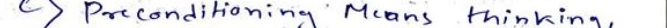
#> input picture backup_legacy/line_crops/IMG-20260314-WA0049/0001.png, 667 x 28 px; its folder holds only this picture in this run
$ python -i segment_lines.py   (imports and definitions only)
#> lines starting #> are read from the running program, lines starting #| are printed output that depends on the picture; after the words box and inside, x2 and y2 are one past the last pixel; in counts of white or black regions, pixels touching at a corner belong together
#> further down, picture is the input picture: shape (28, 667, 3); mean B, G, R 235.6, 231.3, 231.6
"""
segment_lines.py
----------------
Reads every image from dataset/, auto-rotates it, then detects individual
text lines using a horizontal projection profile (sum of dark pixels per row).

Outputs:
  dataset/line_crops/<image_stem>/<line_num>.png  — one PNG per detected line
  dataset/labels.csv                              — CSV with image_path,text
                                                    (text column left blank)

Run from the project root:
    python src/data_prep/segment_lines.py
"""

import os
import sys
import cv2
import numpy as np
import csv
from pathlib import Path

# Allow importing preprocess from src/
sys.path.insert(0, str(Path(__file__).resolve().parents[1]))
from preprocess import preprocess_image

DATASET_DIR  = Path(__file__).resolve().parents[2] / "dataset"
CROPS_DIR    = DATASET_DIR / "line_crops"
LABELS_CSV   = DATASET_DIR / "labels.csv"

# ── Tuning knobs ────────────────────────────────────────────────────────────
MIN_LINE_HEIGHT   = 20    # pixels — ignore very thin bands (noise)
MAX_LINE_HEIGHT   = 200   # pixels — ignore huge bands (whole-page blobs)
VALLEY_THRESHOLD  = 0.08  # fraction of max projection where a row is "empty"
PAD               = 4     # padding added above/below each crop
# ────────────────────────────────────────────────────────────────────────────


def binarize(img_bgr):
    """Convert to grayscale + Otsu threshold. Returns binary image (0/255)."""
    gray  = cv2.cvtColor(img_bgr, cv2.COLOR_BGR2GRAY)
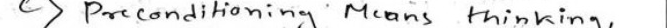
#> gray: shape (28, 667); min 2, max 255, mean 231.9
    blur  = cv2.GaussianBlur(gray, (5, 5), 0)
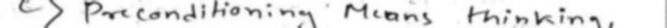
#> blur: shape (28, 667); min 27, max 255, mean 231.9
    _, bw = cv2.threshold(blur, 0, 255, cv2.THRESH_BINARY_INV + cv2.THRESH_OTSU)
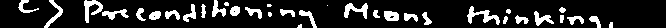
#> bw: shape (28, 667); 14.6% white; 35 white regions (5 under 20 px), largest, box (x1, y1, x2, y2) and area: (467, 6, 500, 25) 225, (84, 0, 103, 23) 197, (344, 3, 368, 19) 181
    return bw


def horizontal_projection(bw):
    """Sum dark (foreground) pixels across each row. Returns 1D array."""
    return bw.sum(axis=1).astype(np.float32)


# [93 lines left out: functions find_line_bounds, segment_image, main, not called in this run]


# [2 lines not run here, left out]

>>> import cv2
>>> picture = cv2.imread('../../line_crops/IMG-20260314-WA0049/0001.png')
>>> result = binarize(picture)

$ run again, on backup_legacy/line_crops/IMG-20260314-WA0049/0002.png
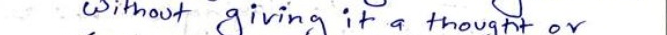
#> input picture backup_legacy/line_crops/IMG-20260314-WA0049/0002.png, 667 x 35 px
#> picture is the input picture: shape (35, 667, 3); mean B, G, R 238.4, 234.8, 234.9
#> in binarize, `blur  = cv2.GaussianBlur(gray, (5, 5), 0)`:
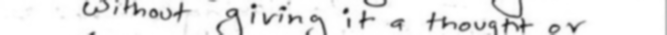
#> blur: shape (35, 667); min 38, max 255, mean 235.3
#> in binarize, `_, bw = cv2.threshold(blur, 0, 255, cv2.THRESH_BINARY_INV + cv2.THRESH..`:
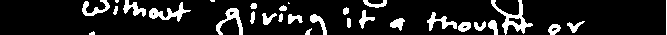
#> bw: shape (35, 667); 12.8% white; 30 white regions (4 under 20 px), largest, box (x1, y1, x2, y2) and area: (491, 0, 533, 35) 414, (149, 2, 191, 22) 294, (216, 8, 243, 35) 265

$ run again, on backup_legacy/line_crops/IMG-20260314-WA0049/0003.png
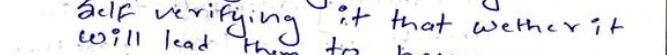
#> input picture backup_legacy/line_crops/IMG-20260314-WA0049/0003.png, 667 x 55 px
#> picture is the input picture: shape (55, 667, 3); mean B, G, R 238.7, 235.2, 235.5
#> in binarize, `blur  = cv2.GaussianBlur(gray, (5, 5), 0)`:
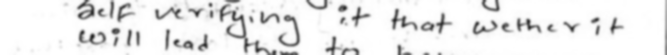
#> blur: shape (55, 667); min 38, max 255, mean 235.8
#> in binarize, `_, bw = cv2.threshold(blur, 0, 255, cv2.THRESH_BINARY_INV + cv2.THRESH..`:
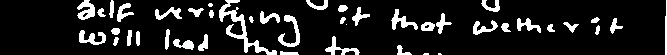
#> bw: shape (55, 667); 12.2% white; 43 white regions (4 under 20 px), largest, box (x1, y1, x2, y2) and area: (219, 0, 277, 55) 633, (278, 15, 300, 47) 253, (77, 0, 95, 20) 223

$ run again, on backup_legacy/line_crops/IMG-20260314-WA0049/0004.png
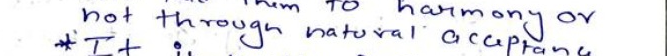
#> input picture backup_legacy/line_crops/IMG-20260314-WA0049/0004.png, 667 x 56 px
#> picture is the input picture: shape (56, 667, 3); mean B, G, R 239, 235.4, 235.5
#> in binarize, `blur  = cv2.GaussianBlur(gray, (5, 5), 0)`:
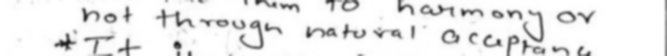
#> blur: shape (56, 667); min 29, max 255, mean 235.9
#> in binarize, `_, bw = cv2.threshold(blur, 0, 255, cv2.THRESH_BINARY_INV + cv2.THRESH..`:
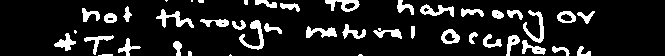
#> bw: shape (56, 667); 12.8% white; 44 white regions (8 under 20 px), largest, box (x1, y1, x2, y2) and area: (239, 20, 264, 50) 255, (156, 9, 194, 28) 254, (523, 10, 544, 43) 245
